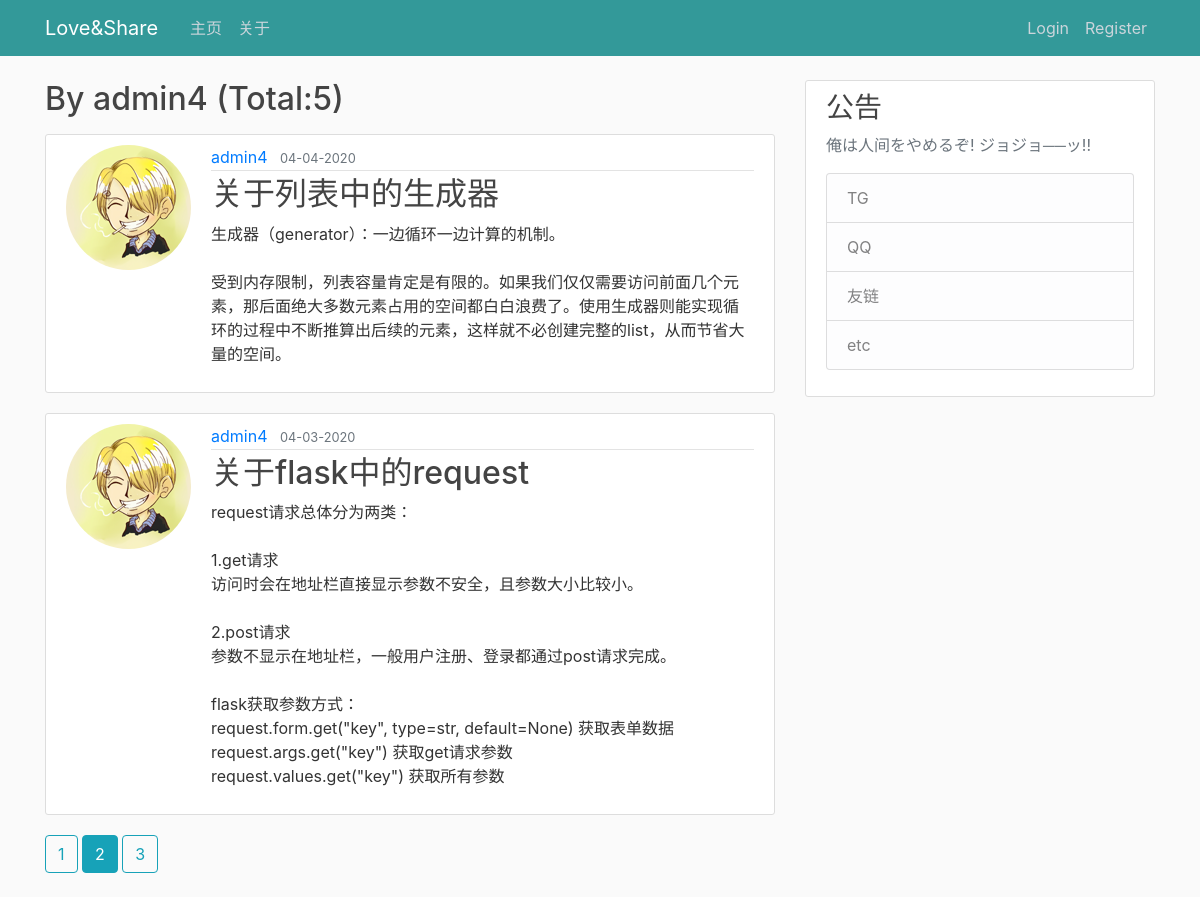
Page /user/admin4?page=2 on the committed database.
### flaskblog/models.py (models this page shows, shortened)
class User(db.Model, UserMixin):
    __tablename__ = 'user'
    id = db.Column(db.Integer, primary_key=True)
    username = db.Column(db.String(20), unique=True, nullable=False)
    email = db.Column(db.String(120), unique=True, nullable=False)
    image_file = db.Column(db.String(20), nullable=False, default='default.jpg')
    password = db.Column(db.String(60), nullable=False)
    posts = db.relationship('Post', backref='author', lazy=True)

class Post(db.Model):
    __tablename__ = 'post'
    id = db.Column(db.Integer, primary_key=True)
    title = db.Column(db.String(100), nullable=False)
    date_posted = db.Column(db.DateTime, nullable=False, default=datetime.utcnow)
    content = db.Column(db.Text, nullable=False)
    user_id = db.Column(db.Integer, db.ForeignKey('user.id'), nullable=False)

### flaskblog/routes.py (the view)
@app.route('/user/<string:username>')
def user_posts(username):
    page = request.args.get('page', 1, type=int)
    user = User.query.filter_by(username=username).first_or_404()
    posts = Post.query.filter_by(author=user).\
        order_by(Post.date_posted.desc()).\
        paginate(page=page, per_page=2)
    return render_template('user_posts.html', user=user, posts=posts)

### flaskblog/templates/user_posts.html
{% extends "layout.html" %}
{% block content_main %}
    <h2 class="mb-3">By {{ user.username }} (Total:{{ posts.total }})</h2>
    {% for post in posts.items %}
        <article class="media content-section">
          <img class="rounded-circle account-img" src="{{ url_for('static', filename='profile_pictures/' + post.author.image_file) }}">
          <div class="media-body">
            <div class="article-metadata">
              <a class="mr-2" href="{{ url_for('user_posts', username=post.author.username) }}">{{ post.author.username }}</a>
              <small class="text-muted">{{ post.date_posted.strftime('%m-%d-%Y') }}</small>
            </div>
            <h2><a class="article-title" href="{{ url_for('post', post_id=post.id) }}">{{ post.title }}</a></h2>
            <p class="article-content">{{ post.content }}</p>
          </div>
        </article>
    {% endfor %}
    {% for page_num in posts.iter_pages(left_edge=1, right_edge=1, left_current=1, right_current=2) %}
      {% if page_num %}
        {% if posts.page == page_num %}
          <a class="btn btn-info mb-4" href="{{ url_for('user_posts', username=user.username, page=page_num) }}">{{ page_num }}</a>
        {% else %}
          <a class="btn btn-outline-info mb-4" href="{{ url_for('user_posts', username=user.username, page=page_num) }}">{{ page_num }}</a>
        {% endif %}
      {% else %}
        ...
      {% endif %}
    {% endfor %}
{% endblock %}

### flaskblog/static/main.css (style rules this page uses)
body { background: #fafafa; color: #333333; margin-top: 5rem; }
h1, h2, h3, h4, h5, h6 { color: #444444; }
.content-section { background: #ffffff; padding: 10px 20px; border: 1px solid #dddddd; border-radius: 3px; margin-bottom: 20px; }
.article-title { color: #444444; }
.article-content { white-space: pre-line; }
.article-metadata { padding-bottom: 1px; margin-bottom: 4px; border-bottom: 1px solid #e3e3e3 }
.account-img { height: 125px; width: 125px; margin-right: 20px; margin-bottom: 16px; }

### rows in the picture
User: username "admin4"
Post: image_file (picture), author.username "admin4", date_posted "04-04-2020", title "关于列表中的生成器", content "生成器（generator）：一边循环一边计算的机制。 受到内存限制，列表容量肯定是有限的。如果我们仅仅需要访问前面几个元素，那后面绝大多数元素占用的空间都白白浪费了。使用生成器则能实现循环的过程中不断推算出后续的元素，这样就不必创建完整的list，从而节省大量的空间。"
Post: image_file (picture), author.username "admin4", date_posted "04-03-2020", title "关于flask中的request", content "request请求总体分为两类： 1.get请求 访问时会在地址栏直接显示参数不安全，且参数大小比较小。 2.post请求 参数不显示在地址栏，一般用户注册、登录都通过post请求完成。 flask获取参数方式： request.form.get(\"key\", type=str, default=None) 获取表单数据 request.args.get(\"key\") 获取get请求参数 request.values.get(\"key\") 获取所有参数"

### other values in the picture
{{ posts.total }} "5"
{{ page_num }} "1" "3"
{{ page_num }} "2"
